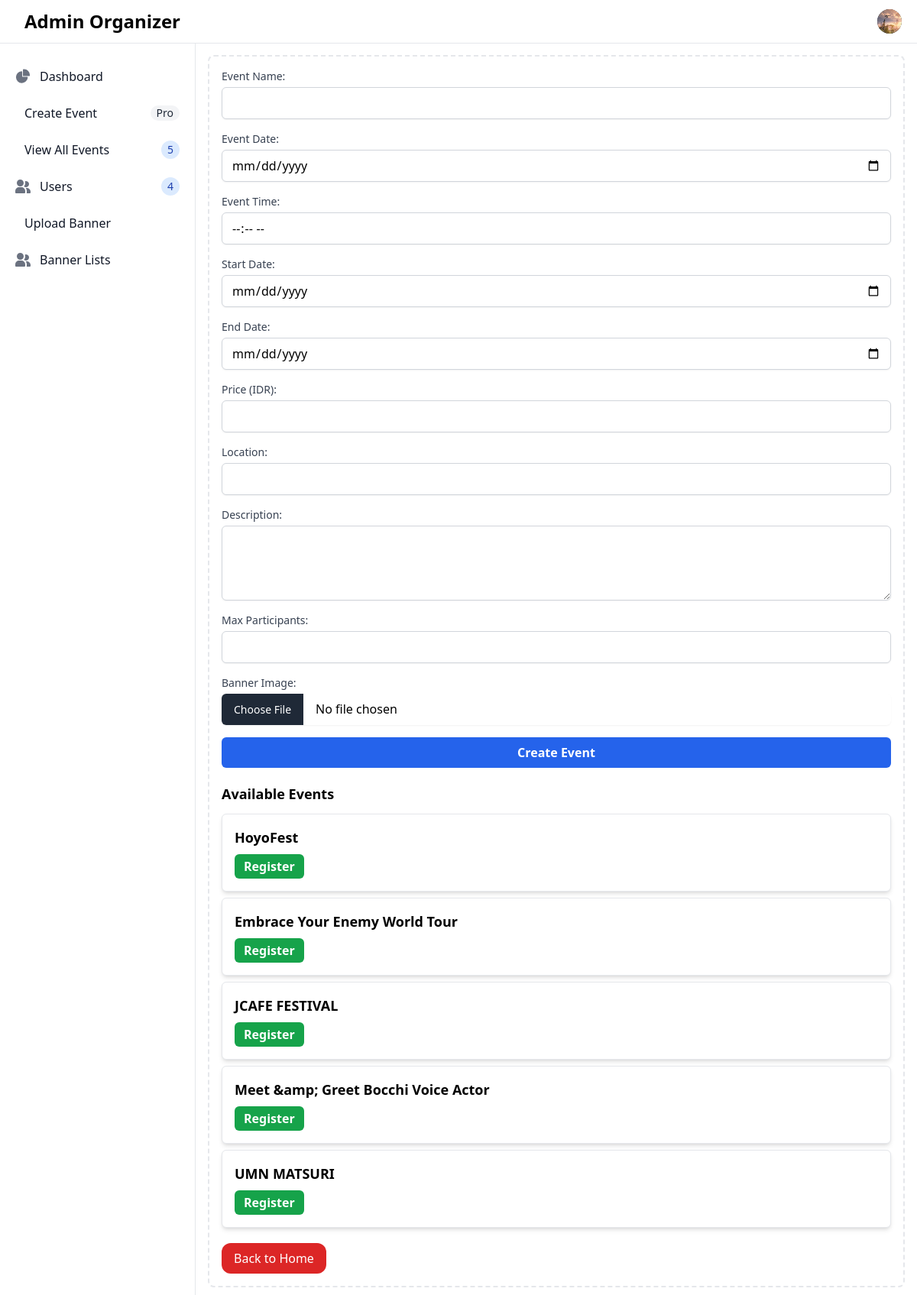
Screenshot of /src/views/create_event.php (signed in) with the database file from the repository.
### tables this page shows
CREATE TABLE `users` (
  `id` int(11) NOT NULL,
  `name` varchar(255) NOT NULL,
  `email` varchar(255) NOT NULL,
  `password` varchar(255) NOT NULL,
  `role` enum('organizer','user') DEFAULT 'user',
  `profile_pic` varchar(255) DEFAULT 'default.png',
  `reset_token` varchar(255) DEFAULT NULL,
  `reset_token_expiry` datetime DEFAULT NULL
);

CREATE TABLE `events` (
  `id` int(11) NOT NULL,
  `event_name` varchar(255) NOT NULL,
  `event_date` date NOT NULL,
  `event_time` time NOT NULL,
  `location` varchar(255) NOT NULL,
  `description` text NOT NULL,
  `max_participants` int(11) NOT NULL,
  `banner` varchar(255) DEFAULT NULL,
  `status` enum('open','close','cancel') DEFAULT NULL,
  `price` decimal(10,2) NOT NULL,
  `start_date` date NOT NULL,
  `end_date` date NOT NULL
);

### models/db.php (called while the page is built, shortened)
<?php
class Database {
    private $host = 'localhost';
    private $db_name = 'event_registration_system';
    private $username = 'root';
    private $password = '';
    private $conn;
    public function __construct() {
        try {
            $this->conn = new PDO("mysql:host={$this->host};dbname={$this->db_name}", $this->username, $this->password);
            $this->conn->setAttribute(PDO::ATTR_ERRMODE, PDO::ERRMODE_EXCEPTION);
        } catch (PDOException $e) {
            die("Connection failed: " . $e->getMessage());
        }
    }
    public function runQuery($sql, $params = []) {
        try {
            $stmt = $this->conn->prepare($sql);
            if (!$stmt->execute($params)) {
                error_log("SQL Error: " . implode(", ", $stmt->errorInfo()));
            }
            return $stmt;
        } catch (PDOException $e) {
            die("Query failed: " . $e->getMessage());
        }
    }
    public function fetch($sql, $params = []) {
        try {
            $stmt = $this->conn->prepare($sql);
            $stmt->execute($params);
            return $stmt->fetch(PDO::FETCH_ASSOC);
        } catch (PDOException $e) {
            die("Query failed: " . $e->getMessage());
        }
    }
}

### models/user.php (called while the page is built, shortened)
<?php
require_once 'db.php';
class User {
    private $db;
    public function __construct() {
        $this->db = new Database();
    }
    public function getUserById($user_id) {
        $sql = "SELECT * FROM users WHERE id = ?";
        return $this->db->fetch($sql, [$user_id]);
    }
}

### models/event.php (called while the page is built, shortened)
<?php
require_once 'db.php';
class Event {
    private $db;
    public function __construct() {
        $this->db = new Database();
    }
    public function getAllEvents() {
        $stmt = $this->db->runQuery("SELECT * FROM events");
        return $stmt->fetchAll(PDO::FETCH_ASSOC);
    }
}

### src/views/create_event.php (the view, shortened to what this page needs)
<?php
require_once __DIR__ . '/../../models/db.php';
require_once __DIR__ . '/../../models/event.php';
require_once __DIR__ . '/../../models/user.php';
$database = new Database();
$db = $database->getConnection();
$user = new User();
$event = new Event();
$user_info = $user->getUserById($_SESSION['user_id']);
$profilePic = $user_info['profile_pic'] ?: 'default.png';
$query = "SELECT COUNT(*) as total_events FROM events";
$stmt = $db->prepare($query);
$stmt->execute();
$total_events = $stmt->fetch(PDO::FETCH_ASSOC);
$query = "SELECT COUNT(*) as total_users FROM users";
$stmt = $db->prepare($query);
$stmt->execute();
$total_users = $stmt->fetch(PDO::FETCH_ASSOC);
?>
<!DOCTYPE html>
<html lang="en">
<head>
    <script src="https://cdn.tailwindcss.com"></script>
    <link href="https://cdn.jsdelivr.net/npm/flowbite@2.5.2/dist/flowbite.min.css"  rel="stylesheet" />
    <link rel="stylesheet" href="../css/output.css">
</head>
<body>
    <nav class="fixed top-0 z-50 w-full bg-white border-b border-gray-200 dark:bg-gray-800 dark:border-gray-700">
        <div class="px-3 py-3 lg:px-5 lg:pl-3">
            <div class="flex items-center justify-between">
                <div class="flex items-center justify-start rtl:justify-end">
                    <a href="dashboard.php" class="flex items-center ms-2 md:me-24">
                        <span class="self-center text-xl font-semibold sm:text-2xl whitespace-nowrap dark:text-white">Admin Organizer</span>
                    </a>
                </div>
                <div class="flex items-center">
                    <div class="flex items-center ms-3">
                        <div>
                            <button type="button" class="flex text-sm bg-gray-800 rounded-full focus:ring-4 focus:ring-gray-300 dark:focus:ring-gray-600" aria-expanded="false" data-dropdown-toggle="dropdown-user">
                                <img class="w-8 h-8 rounded-full" src="../../uploads/profilepic/<?php echo $profilePic; ?>" alt="user photo">
                            </button>
                        </div>
                    </div>
                </div>
            </div>
        </div>
    </nav>
    <aside id="logo-sidebar" class="fixed top-0 left-0 z-40 w-64 h-screen pt-20 transition-transform -translate-x-full bg-white border-r border-gray-200 sm:translate-x-0 dark:bg-gray-800 dark:border-gray-700" aria-label="Sidebar">
        <div class="h-full px-3 pb-4 overflow-y-auto bg-white dark:bg-gray-800">
            <ul class="space-y-2 font-medium">
                <li>
                    <a href="dashboard.php" class="flex items-center p-2 text-gray-900 rounded-lg dark:text-white hover:bg-gray-100 dark:hover:bg-gray-700 group">
                    <span class="ms-3">Dashboard</span>
                    </a>
                </li>
                <li>
                    <a href="create_event.php" class="flex items-center p-2 text-gray-900 rounded-lg dark:text-white hover:bg-gray-100 dark:hover:bg-gray-700 group">
                        <span class="flex-1 ms-3 whitespace-nowrap">Create Event</span>
                        <span class="inline-flex items-center justify-center px-2 ms-3 text-sm font-medium text-gray-800 bg-gray-100 rounded-full dark:bg-gray-700 dark:text-gray-300">Pro</span>
                    </a>
                </li>
                <li>
                    <a href="events_lists.php" class="flex items-center p-2 text-gray-900 rounded-lg dark:text-white hover:bg-gray-100 dark:hover:bg-gray-700 group">
                        <span class="flex-1 ms-3 whitespace-nowrap">View All Events</span>
                        <span class="inline-flex items-center justify-center w-3 h-3 p-3 ms-3 text-sm font-medium text-blue-800 bg-blue-100 rounded-full dark:bg-blue-900 dark:text-blue-300"><?php echo htmlspecialchars($total_events['total_events']); ?></span>
                    </a>
                </li>
                <li>
                    <a href="view_users.php" class="flex items-center p-2 text-gray-900 rounded-lg dark:text-white hover:bg-gray-100 dark:hover:bg-gray-700 group">
                        <span class="flex-1 ms-3 whitespace-nowrap">Users</span>
                        <span class="inline-flex items-center justify-center w-3 h-3 p-3 ms-3 text-sm font-medium text-blue-800 bg-blue-100 rounded-full dark:bg-blue-900 dark:text-blue-300"><?php echo htmlspecialchars($total_users['total_users']); ?></span>
                    </a>
                </li>
                <li>
                    <a href="banner_upload.php" class="flex items-center p-2 text-gray-900 rounded-lg dark:text-white hover:bg-gray-100 dark:hover:bg-gray-700 group">
                        <span class="flex-1 ms-3 whitespace-nowrap">Upload Banner</span>
                    </a>
                </li>
                <li>
                    <a href="banner_list.php" class="flex items-center p-2 text-gray-900 rounded-lg dark:text-white hover:bg-gray-100 dark:hover:bg-gray-700 group">
                    <span class="flex-1 ms-3 whitespace-nowrap">Banner Lists</span>
                    </a>
                </li>
            </ul>
        </div>
    </aside>
    <div class="p-4 sm:ml-64">
        <div class="p-4 border-2 border-gray-200 border-dashed rounded-lg dark:border-gray-700 mt-14">
            <form action="" method="POST" enctype="multipart/form-data" class="space-y-4">
                <div>
                    <label for="event_name" class="block text-sm font-medium text-gray-700">Event Name:</label>
                    <input type="text" id="event_name" name="event_name" class="mt-1 block w-full border-gray-300 rounded-md shadow-sm focus:border-indigo-500 focus:ring-indigo-500" required>
                </div>
                <div>
                    <label for="event_date" class="block text-sm font-medium text-gray-700">Event Date:</label>
                    <input type="date" id="event_date" name="event_date" class="mt-1 block w-full border-gray-300 rounded-md shadow-sm focus:border-indigo-500 focus:ring-indigo-500" required>
                </div>
                <div>
                    <label for="event_time" class="block text-sm font-medium text-gray-700">Event Time:</label>
                    <input type="time" id="event_time" name="event_time" class="mt-1 block w-full border-gray-300 rounded-md shadow-sm focus:border-indigo-500 focus:ring-indigo-500" required>
                </div>
                <div>
                    <label for="start_date" class="block text-sm font-medium text-gray-700">Start Date:</label>
                    <input type="date" id="start_date" name="start_date" class="mt-1 block w-full border-gray-300 rounded-md shadow-sm focus:border-indigo-500 focus:ring-indigo-500" required>
                </div>
                <div>
                    <label for="end_date" class="block text-sm font-medium text-gray-700">End Date:</label>
                    <input type="date" id="end_date" name="end_date" class="mt-1 block w-full border-gray-300 rounded-md shadow-sm focus:border-indigo-500 focus:ring-indigo-500" required>
                </div>
                <div>
                    <label for="price" class="block text-sm font-medium text-gray-700">Price (IDR):</label>
                    <input type="number" step="0.01" id="price" name="price" class="mt-1 block w-full border-gray-300 rounded-md shadow-sm focus:border-indigo-500 focus:ring-indigo-500" required>
                </div>
                <div>
                    <label for="location" class="block text-sm font-medium text-gray-700">Location:</label>
                    <input type="text" id="location" name="location" class="mt-1 block w-full border-gray-300 rounded-md shadow-sm focus:border-indigo-500 focus:ring-indigo-500" required>
                </div>
                <div>
                    <label for="description" class="block text-sm font-medium text-gray-700">Description:</label>
                    <textarea id="description" name="description" class="mt-1 block w-full border-gray-300 rounded-md shadow-sm focus:border-indigo-500 focus:ring-indigo-500" rows="4" required></textarea>
                </div>
                <div>
                    <label for="max_participants" class="block text-sm font-medium text-gray-700">Max Participants:</label>
                    <input type="number" id="max_participants" name="max_participants" class="mt-1 block w-full border-gray-300 rounded-md shadow-sm focus:border-indigo-500 focus:ring-indigo-500" required>
                </div>
                <div>
                    <label for="banner" class="block text-sm font-medium text-gray-700">Banner Image:</label>
                    <input type="file" id="banner" name="banner" class="mt-1 block w-full border-gray-300 rounded-md shadow-sm focus:border-indigo-500 focus:ring-indigo-500" accept="image/*" required>
                </div>
                <button type="submit" name="create_event" class="w-full mt-4 py-2 px-4 bg-blue-600 text-white font-semibold rounded-md hover:bg-blue-700 focus:outline-none focus:ring-2 focus:ring-blue-500 focus:ring-opacity-50">Create Event</button>
            </form>
            <h2 class="mt-5 text-lg font-semibold">Available Events</h2>
            <ul class="mt-3 space-y-2">
                <?php
                $events = $event->getAllEvents();
                foreach ($events as $event_item): ?>
                    <li class="p-4 border rounded-md bg-white shadow-md">
                        <h3 class="text-lg font-bold"><?php echo htmlspecialchars($event_item['event_name']); ?></h3>
                        <form action="" method="POST" style="display:inline;">
                            <button type="submit" name="register_event" class="mt-2 py-1 px-3 bg-green-600 text-white font-semibold rounded-md hover:bg-green-700 focus:outline-none focus:ring-2 focus:ring-green-500 focus:ring-opacity-50">Register</button>
                        </form>
                    </li>
                <?php endforeach; ?>
            </ul>
            <button class="mt-5 py-2 px-4 text-white text-center rounded-xl bg-red-600 hover:bg-red-700 focus:outline-none focus:ring-2 focus:ring-red-500 focus:ring-opacity-50">
                <a href="home.php">Back to Home</a>
            </button>
        </div>
    </div>
</body>
</html>

### rows the page displays
users: profile_pic (picture)
events: event_name "HoyoFest"
events: event_name "Embrace Your Enemy World Tour"
events: event_name "JCAFE FESTIVAL"
events: event_name "Meet &amp; Greet Bocchi Voice Actor"
events: event_name "UMN MATSURI"

### other values shown
$total_events['total_events'] "5"
$total_users['total_users'] "4"
